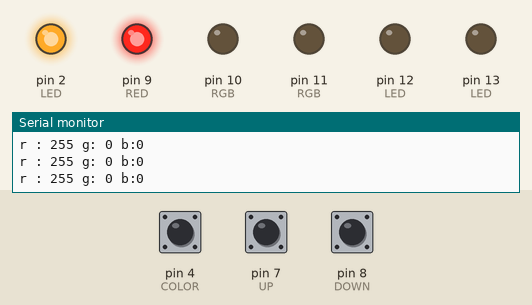
This sketch was run on a simulated Arduino Uno, built with avr-gcc and run on an emulated ATmega328P. Parts: output pins drawn as LEDs (lit = HIGH), the last lines printed to the serial monitor. Inputs (shaded band) come from the test bench; at power-on: pin 7 (UP) LOW, pin 8 (DOWN) LOW, pin 4 (COLOR) HIGH.

Above: at 1.2 s.
1.3 s: pin 7 (UP) pulled HIGH for 1 s
At 1.48 s:
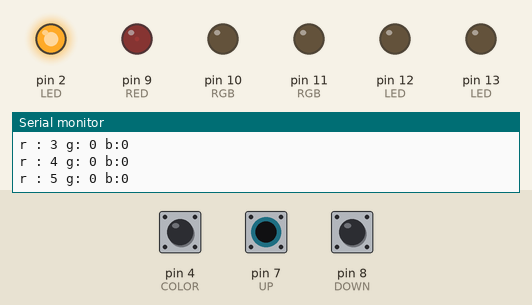
3.8 s: pin 8 (DOWN) pulled HIGH for 3.2 s
8.5 s: pin 4 (COLOR) driven LOW
At 9.5 s:
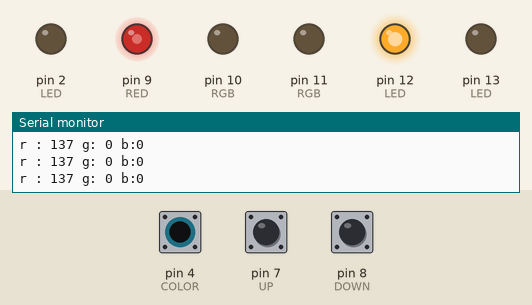
10.0 s: pin 8 (DOWN) pulled HIGH for 0.15 s
At 10.8 s:
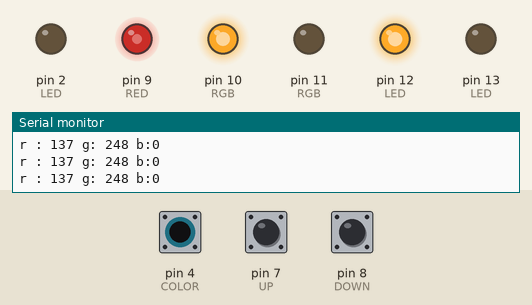
11.6 s: pin 7 (UP) pulled HIGH for 3.2 s
16.3 s: pin 4 (COLOR) pulsed HIGH 2 times (0.12 s each, 0.3 s apart)
At 17.9 s:
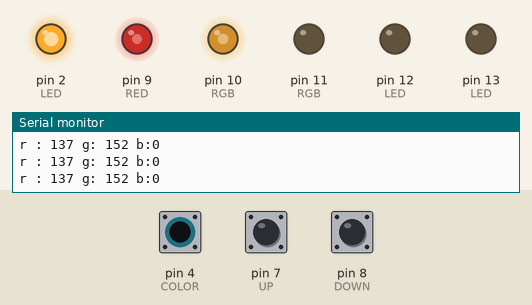
Timing chart, 0 to 19.4 s (numbered marks = the images above; inputs shaded):
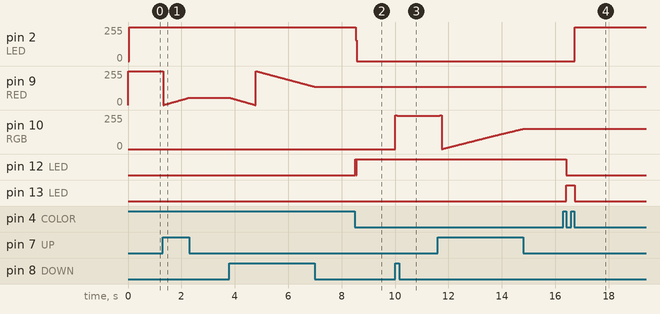

Measured:
- after the input at 8.5 s, pin 2 (LED): 255/255 → 0/255 at once; pin 12 (LED): LOW → HIGH at once, → LOW 0.04 s later, → HIGH 0.02 s later
- after the input at 10.0 s, pin 10 (RGB): 0/255 → 248/255 at once
- after the input at 16.3 s, pin 2 (LED): 0/255 → 255/255 after 0.43 s; pin 12 (LED): HIGH → LOW after 0.12 s; pin 13 (LED): LOW → HIGH after 0.12 s, → LOW 0.31 s later

The sketch:

RGB_LED.ino
```cpp
#define RED 9
#define GREEN 10
#define BLUE 11
#define DOWN 8
#define UP 7
#define COLOR 4
#define RLED 2
#define GLED 12
#define BLED 13

int LED[3] = {RLED,GLED,BLED};
int RGB[3][2] = {{RED,255},{GREEN,0},{BLUE,0}};
int selectColor =0;
int before=LOW;

void setup(){
  Serial.begin(9600);
  for(int i=0; i<3; i++){
    pinMode(LED[i],OUTPUT);
    pinMode(RGB[i][0], OUTPUT);
  }
  pinMode(COLOR,INPUT);
  pinMode(DOWN,INPUT);
  pinMode(UP,INPUT);
  analogWrite(RED, 255);
}
void loop(){
  int now = digitalRead(COLOR);
  if( now == LOW && before==HIGH){
    selectColor++;
    if(selectColor>2) selectColor=0;
  }
  selectLED();
  if( digitalRead(UP)==HIGH){
    RGB[selectColor][1]++;
    if(RGB[selectColor][1]>255) RGB[selectColor][1]=0;
    analogWrite(RGB[selectColor][0], RGB[selectColor][1]);
  }
  if( digitalRead(DOWN)==HIGH){
    RGB[selectColor][1]--;
    if(RGB[selectColor][1]<0) RGB[selectColor][1]=255;
    analogWrite(RGB[selectColor][0], RGB[selectColor][1]);
  }

  String res = "r : "+String(RGB[0][1])+" g: "+String(RGB[1][1])+" b:"+String(RGB[2][1]);
  Serial.println(res);
  before=now;
}
void selectLED(){
  for(int i=0; i<3; i++){
    digitalWrite(LED[i],LOW);
  }
  digitalWrite(LED[selectColor],HIGH);
}


// // 버튼으로 색표현
// #define RED 11
// #define GREEN 10
// #define BLUE 9
// #define RBT 8
// #define GBT 7
// #define BBT 4

// int r=0, g=0, b=0;
// void setup(){
//   Serial.begin(9600);
//   pinMode(RED, OUTPUT);
//   pinMode(GREEN, OUTPUT);
//   pinMode(BLUE, OUTPUT);
//   pinMode(RBT, INPUT);
//   pinMode(GBT , INPUT);
//   pinMode(BBT, INPUT);
//   analogWrite( RED, 0);
//   analogWrite(GREEN, 0);
//   analogWrite(BLUE,0);
// }

// void loop(){
//   if( digitalRead(RBT)==HIGH){
//     r++;
//     if( r>255) r=0;
//   }
//   if( digitalRead(GBT) == HIGH){
//     g++;
//     if(g>255) g=0;
//   }
//   if( digitalRead(BBT) == HIGH){
//     b++;
//     if(b>255) b=0;
//   }

//   String res = "red : " +String(r)+" green : "+ String(g)+" blue : "+String(b);
//   Serial.println( res );

//   analogWrite(RED,r);
//   analogWrite(GREEN, g);
//   analogWrite(BLUE, b);

// }


// RGB LED 색 출력방법
// #define RED 11
// #define GREEN 10
// #define BLUE 9
// int r=0, g=0, b=0;
// void setup() {
//   pinMode(RED, OUTPUT);
//   pinMode(GREEN, OUTPUT);
//   pinMode(BLUE, OUTPUT);
// }
// void loop() {
//   r = random(0, 255);
//   g = random(0, 255);
//   b = random(0, 255);
//   analogWrite(RED, r);
//   analogWrite(GREEN, g);
//   analogWrite(BLUE, b);
//   delay(500);
// }
```
